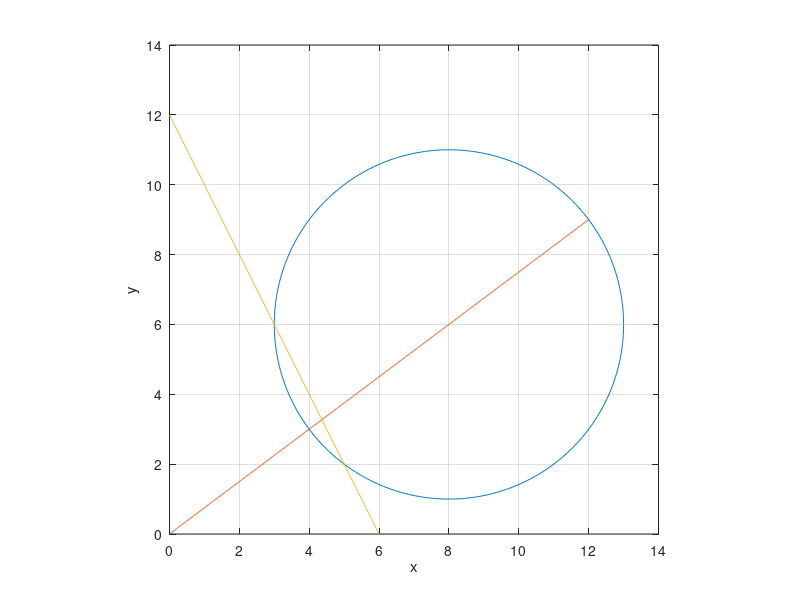

MATLAB code to generate this figure:
%Graphical Demonstration of Example 7.3

wt=0:.01:2*pi;
z =8+j*6+ 5*(cos(wt) + j*sin(wt));
x=0:.01:12; y=6/8*x;
y2=12-2*x;
plot(real(z),imag(z), x, y, x, y2), grid
xlabel('x'), ylabel('y')
axis([0 , 14, 0, 14]), axis('square')


a =[1 2 .36];
Lambda = roots(a)
X=(4*Lambda+4.8)./(1+Lambda)
Y=(4*Lambda+2.4)./(1+Lambda)
F=sqrt(X.^2+Y.^2)
Mindist=min(F)
